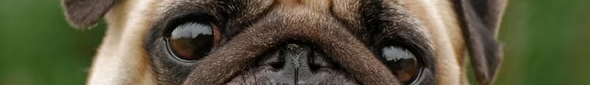

Recreate this plot in Python.
from PIL import Image

img = Image.open('bulldog2.png')
# eyes captured from this pixels
cropped = img.crop((0, 150, 590, 235))  # position of the eyes
cropped.save('eyes_cropped.png')

# paste eye cropped into the copied bulldog2.jpg
copy_img = img.copy()
copy_img.paste(cropped, (0, 0))  # paste it at position 0,0 or top left
copy_img.save('four_eyes_bulldog.png')
